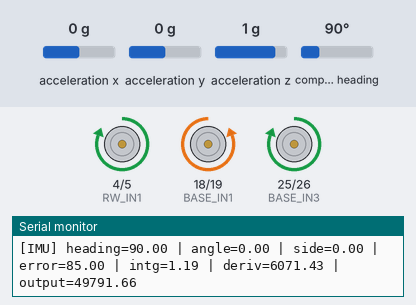
Recording of a sketch running on a simulated ESP32. On the bench: motor-driver pin pairs drawn as motors (green arrow = first pin HIGH = forward, orange = second pin HIGH = backward, longer = more drive), the last lines printed to the serial monitor. Inputs (shaded band) come from the test bench; at power-on: acceleration x 0 g, acceleration z 1 g, acceleration y 0 g, compass heading 90°.

Above: at 2.2 s.
2.3 s: acceleration x set to 0.8 g
5.3 s: acceleration z set to -0.1 g
At 6.3 s:
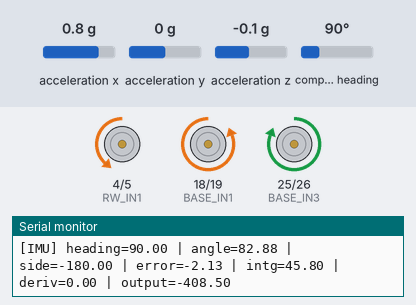
8.3 s: acceleration x set to 0 g
At 9.1 s:
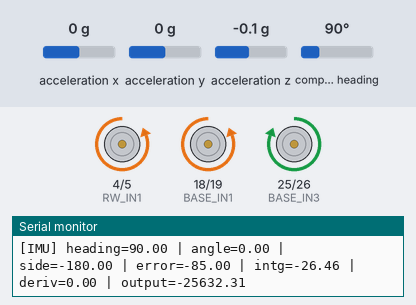
11.3 s: acceleration x set to 1.4 g
At 12.6 s:
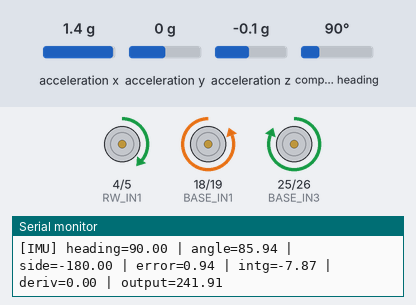
13.0 s: acceleration z set to 0 g
At 14.4 s:
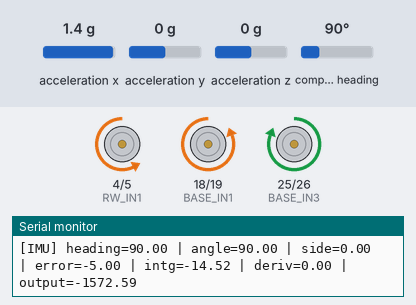
16.0 s: acceleration y set to 0.8 g
Timing chart, 0 to 19.6 s (numbered marks = the images above; inputs shaded):
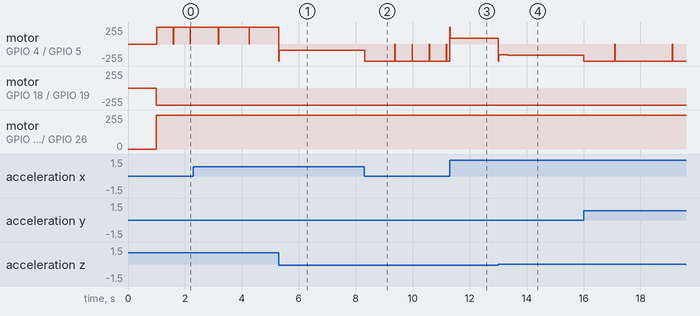

The sketch:

full_balance_car.ino
```cpp
#include <Wire.h>
#include <Adafruit_Sensor.h>
#include <Adafruit_BNO055.h>

// --- Base Car Pins (Movement) ---
const int BASE_IN1 = 18;
const int BASE_IN2 = 19;
const int BASE_IN3 = 25;
const int BASE_IN4 = 26;

// --- Reaction Wheel Pins (Balancing) ---
const int RW_IN1 = 4;
const int RW_IN2 = 5;

const int RW_PWM_MIN = 70;
const int RW_PWM_MAX = 255;

// --- PID Tuning ---
float Kp = 300.0;
float Ki =   5.0;
float Kd =   4.0;

const float INTEGRAL_LIMIT = 50.0;
const float FALL_THRESHOLD = 100.0;
float targetAngle = 85.0;

float integral      = 0.0;
float previousError = 0.0;
unsigned long lastTime = 0;

Adafruit_BNO055 bno = Adafruit_BNO055(55, 0x28, &Wire);

void setup() {
  Serial.begin(115200);
  Serial.setTimeout(5);

  pinMode(BASE_IN1, OUTPUT);
  pinMode(BASE_IN2, OUTPUT);
  pinMode(BASE_IN3, OUTPUT);
  pinMode(BASE_IN4, OUTPUT);
  stopBaseCar();

  pinMode(RW_IN1, OUTPUT);
  pinMode(RW_IN2, OUTPUT);
  digitalWrite(RW_IN1, LOW);
  digitalWrite(RW_IN2, LOW);

  if (!bno.begin()) {
    Serial.println("BNO055 not found! Check wiring.");
    while (1);
  }
  bno.setExtCrystalUse(true);
  delay(1000);

  Serial.println("System ready.");
  lastTime = millis();
}

void loop() {
  unsigned long now = millis();
  float dt = (now - lastTime) / 1000.0f;
  lastTime = now;
  if (dt <= 0) dt = 0.01f;

  // --- Base car drive (full speed forward) ---
  analogWrite(BASE_IN2, 255);
  digitalWrite(BASE_IN1, LOW);
  analogWrite(BASE_IN3, 255);
  digitalWrite(BASE_IN4, LOW);

  // --- IMU read ---
  sensors_event_t orientationData;
  bno.getEvent(&orientationData, Adafruit_BNO055::VECTOR_EULER);
  float currentAngle = orientationData.orientation.y;
  float side         = orientationData.orientation.z;
  float heading      = orientationData.orientation.x;

  float error = targetAngle - currentAngle;
  if (side < 0) error *= -1;

  // Fall detection
  if (abs(error) > FALL_THRESHOLD) {
    driveReactionWheel(0);
    integral = 0;
    previousError = 0;
    Serial.print("[FELL] angle="); Serial.print(currentAngle);
    Serial.print(" | side=");      Serial.print(side);
    Serial.print(" | error=");     Serial.println(error);
    delay(100);
    return;
  }

  // --- PID ---
  integral += error * dt;
  integral = constrain(integral, -INTEGRAL_LIMIT, INTEGRAL_LIMIT);

  float derivative = (error - previousError) / dt;

  if (abs(integral) > INTEGRAL_LIMIT - 0.1) {
    integral   = 0;
    derivative = 0;
    error      = 0;
  }

  previousError = error;
  float output = (Kp * error) + (Ki * integral) + (Kd * derivative);

  driveReactionWheel(output);

  // --- Log ---
  Serial.print("[IMU] heading="); Serial.print(heading);
  Serial.print(" | angle=");      Serial.print(currentAngle);
  Serial.print(" | side=");       Serial.print(side);
  Serial.print(" | error=");      Serial.print(error);
  Serial.print(" | intg=");       Serial.print(integral);
  Serial.print(" | deriv=");      Serial.print(derivative);
  Serial.print(" | output=");     Serial.println(output);

  delay(10); // 100 Hz
}

void driveReactionWheel(float effort) {
  effort = constrain(effort, -50000.0f, 50000.0f);

  if (abs(effort) < 10) {
    digitalWrite(RW_IN1, LOW);
    digitalWrite(RW_IN2, LOW);
    return;
  }

  int pwmVal = map(abs(effort), 10, 3000, RW_PWM_MIN, RW_PWM_MAX);
  pwmVal = constrain(pwmVal, RW_PWM_MIN, RW_PWM_MAX);

  if (effort > 0) {
    analogWrite(RW_IN1, pwmVal);
    digitalWrite(RW_IN2, LOW);
  } else {
    digitalWrite(RW_IN1, LOW);
    analogWrite(RW_IN2, pwmVal);
  }
}

void stopBaseCar() {
  digitalWrite(BASE_IN1, LOW);
  digitalWrite(BASE_IN2, LOW);
  digitalWrite(BASE_IN3, LOW);
  digitalWrite(BASE_IN4, LOW);
}
```
